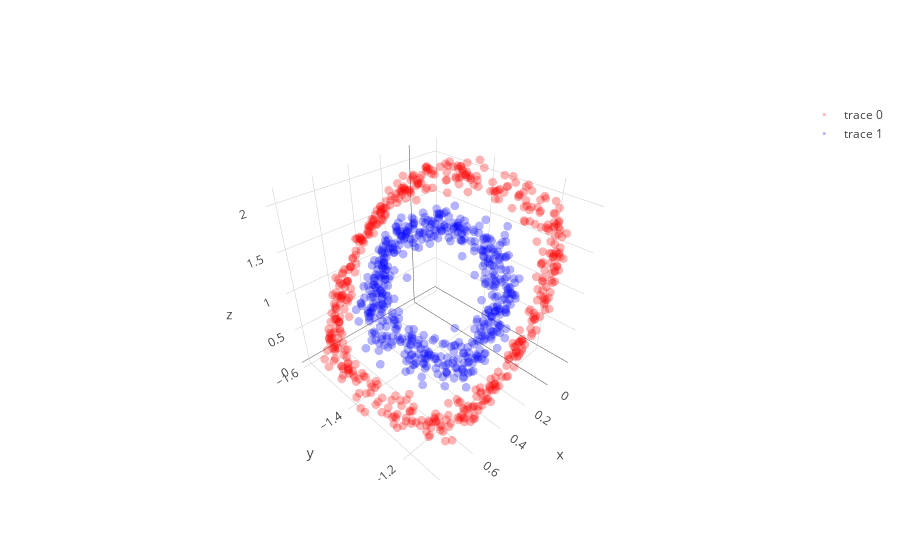
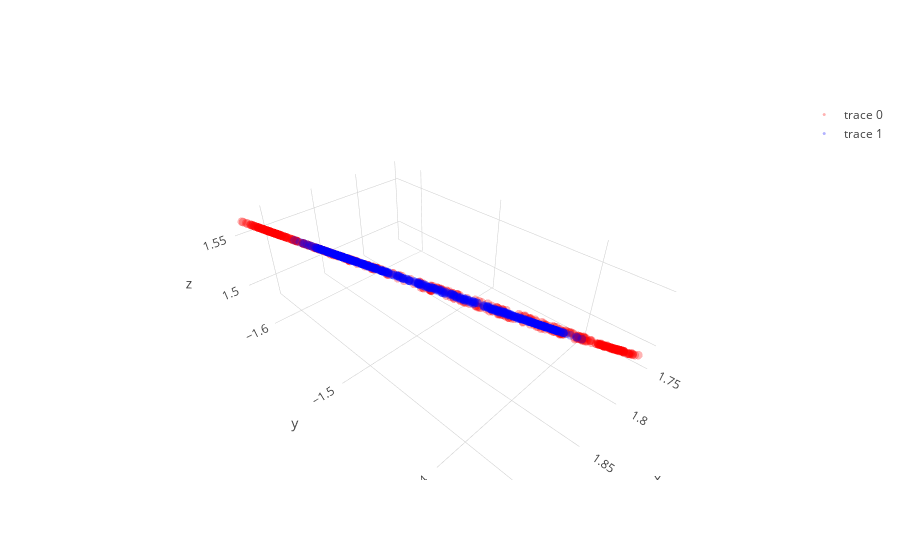

Notebook cell for these charts, in order:
### Code cell
layer1,layer1_var = l1.feed_non(X)
layer2,layer2_var = l2.feed_non(layer1)
layer3,layer3_var = l3.feed_non(layer2)
layer4,layer4_var = l4.feed_linear(layer3)

show_3D(layer1)  
show_2D(layer2)    
show_3D(layer3)

### Figure 1 — Plotly figure (JSON) as saved in the notebook; plotly's stock layout.template omitted (floating-point values rounded to 4 significant figures; data arrays with more than 128 entries replaced by an {"elided": "..."} marker saying what was removed)
{"data": [{"line": {"color": "red", "width": 0.5}, "marker": {"opacity": 0.3, "size": 3}, "mode": "markers", "type": "scatter3d", "uid": "1c1e3456-6f0f-41a7-91df-52a3c662cb26", "x": {"elided": "500 float values"}, "y": {"elided": "500 float values"}, "z": {"elided": "500 float values"}}, {"line": {"color": "blue", "width": 0.5}, "marker": {"opacity": 0.3, "size": 3}, "mode": "markers", "type": "scatter3d", "uid": "4ea1e81e-5c01-4ed9-9817-26dce70fa15a", "x": {"elided": "500 float values"}, "y": {"elided": "500 float values"}, "z": {"elided": "500 float values"}}], "layout": {}}

### Figure 2 — Plotly figure (JSON) as saved in the notebook; plotly's stock layout.template omitted (floating-point values rounded to 4 significant figures; data arrays with more than 128 entries replaced by an {"elided": "..."} marker saying what was removed)
{"data": [{"line": {"color": "red", "width": 0.5}, "marker": {"opacity": 0.3, "size": 3}, "mode": "markers", "type": "scatter3d", "uid": "971811b8-8bef-45a0-a8d8-7f7912861608", "x": {"elided": "500 float values"}, "y": {"elided": "500 float values"}, "z": {"elided": "500 float values"}}, {"line": {"color": "blue", "width": 0.5}, "marker": {"opacity": 0.3, "size": 3}, "mode": "markers", "type": "scatter3d", "uid": "c6e801de-ad76-45a4-83f0-6105ada47b81", "x": {"elided": "500 float values"}, "y": {"elided": "500 float values"}, "z": {"elided": "500 float values"}}], "layout": {}}
